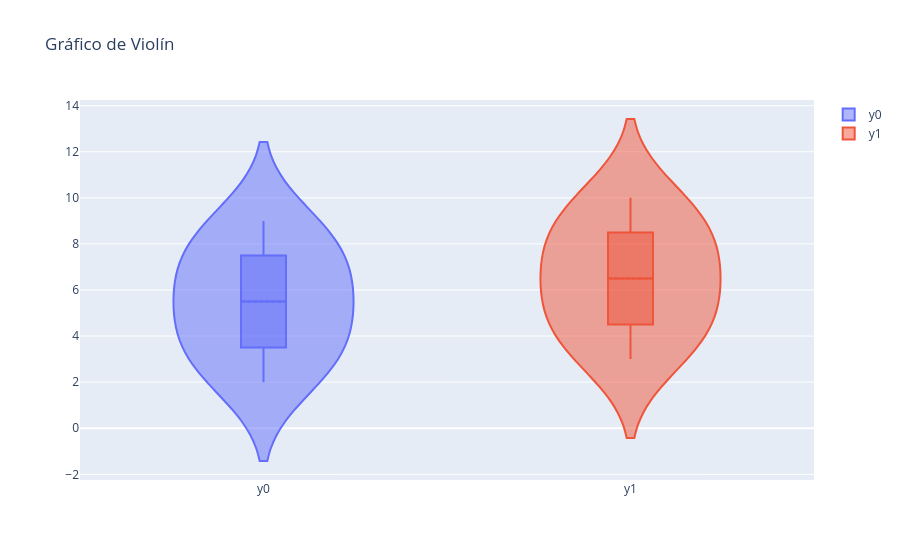

Notebook source saved alongside this figure:
### Code cell
y0 = [2, 3, 4, 5, 6, 7 , 8, 9]
y1 = [3, 4, 5, 6, 7 , 8, 9, 10]

fig4 = go.Figure()
fig4.add_trace(go.Violin(y=y0,
                            name='y0',
                            box_visible=True,
                            meanline_visible=True))
fig4.add_trace(go.Violin(y=y1,
                            name='y1',
                            box_visible=True,
                            meanline_visible=True))
fig4.update_layout(title='Gráfico de Violín')

### Figure 1 — Plotly figure (JSON) as saved in the notebook; plotly's stock layout.template omitted (floating-point values rounded to 4 significant figures)
{"data": [{"box": {"visible": true}, "meanline": {"visible": true}, "name": "y0", "type": "violin", "y": [2, 3, 4, 5, 6, 7, 8, 9]}, {"box": {"visible": true}, "meanline": {"visible": true}, "name": "y1", "type": "violin", "y": [3, 4, 5, 6, 7, 8, 9, 10]}], "layout": {"title": {"text": "Gráfico de Violín"}}}
